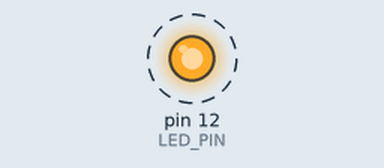
Simulated run of this sketch. Board: Arduino Uno, built with avr-gcc and run on an emulated ATmega328P. On the bench: output pins drawn as LEDs (lit = HIGH). Dashed ring = blinking.

Above: at 0.2 s.
Timing chart, 0 to 3.0 s (numbered marks = the images above):
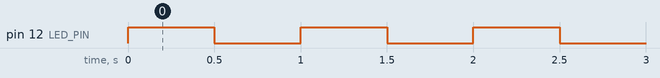

Measured:
- by itself, pin 12 (LED_PIN): alternates HIGH for 0.50 s and LOW for 0.50 s

The sketch:

main.ino
```cpp
// C++ code
//
// Blink an LED at a speed controlled via Serial input.
// Send a value (10–1000) over Serial to change the blink delay in ms.
const byte LED_PIN = 12;

int blinkDelay = 500;
int LEDState = LOW;

void setup()
{
  Serial.begin(115200);
  Serial.setTimeout(10);
  pinMode(LED_PIN, OUTPUT);
}

void loop()
{
  if (Serial.available() > 0)
  {
    int data = Serial.parseInt();
    if ((data >= 10) && (data <= 1000))
    {
      blinkDelay = data;
    }
  }

  if (LEDState == LOW)
  {
    LEDState = HIGH;
  }
  else
  {
    LEDState = LOW;
  }

  digitalWrite(LED_PIN, LEDState);
  delay(blinkDelay);
}
```
